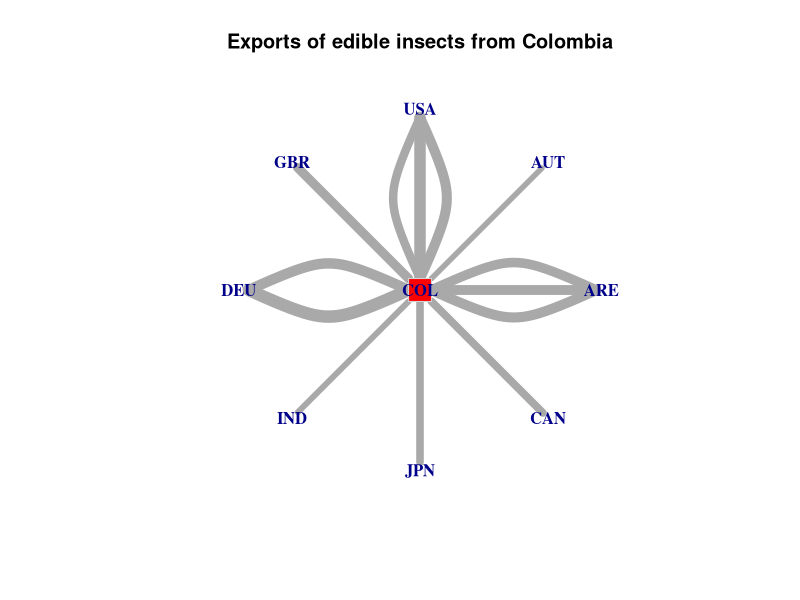
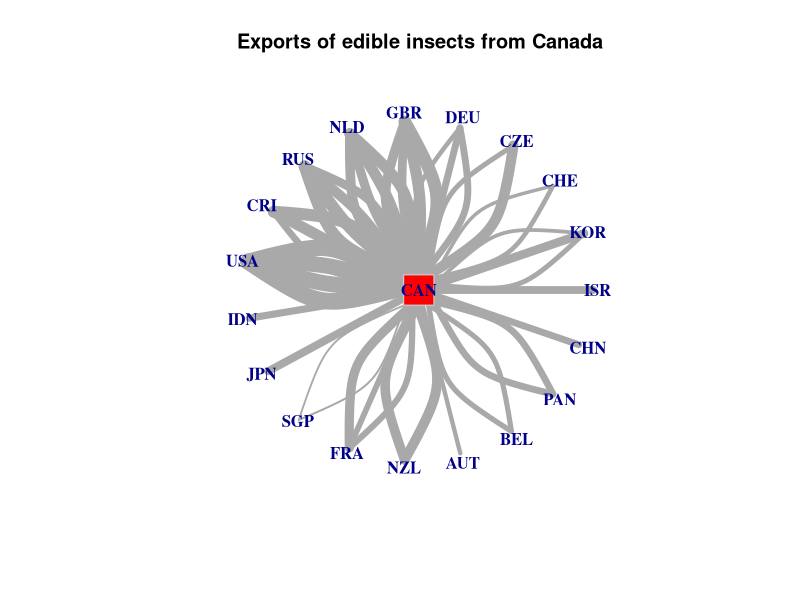
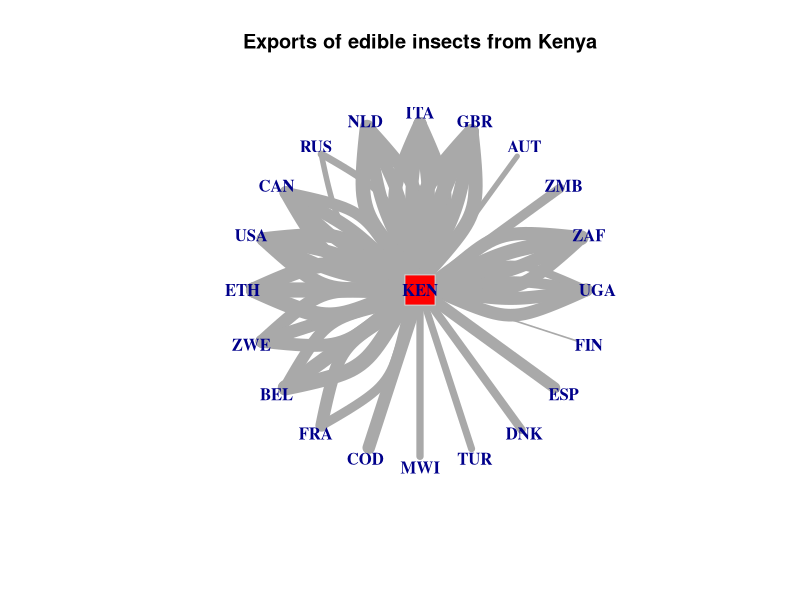
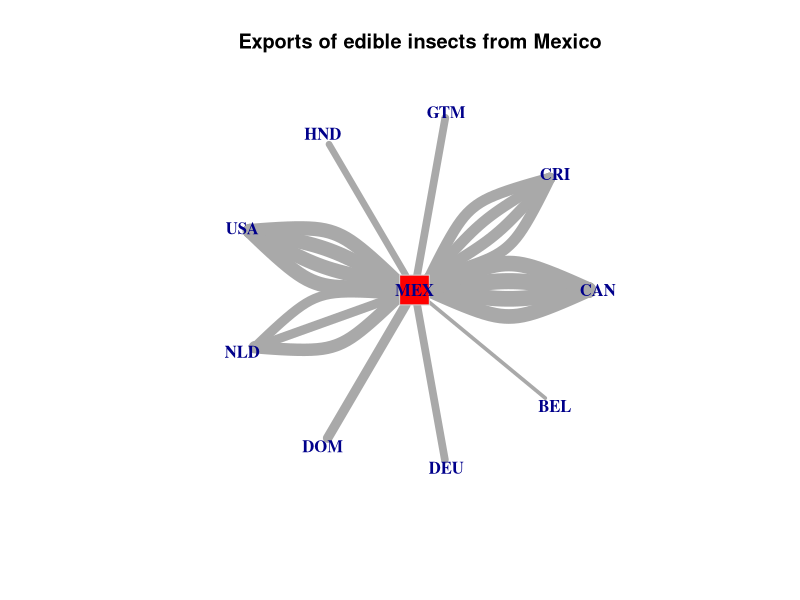
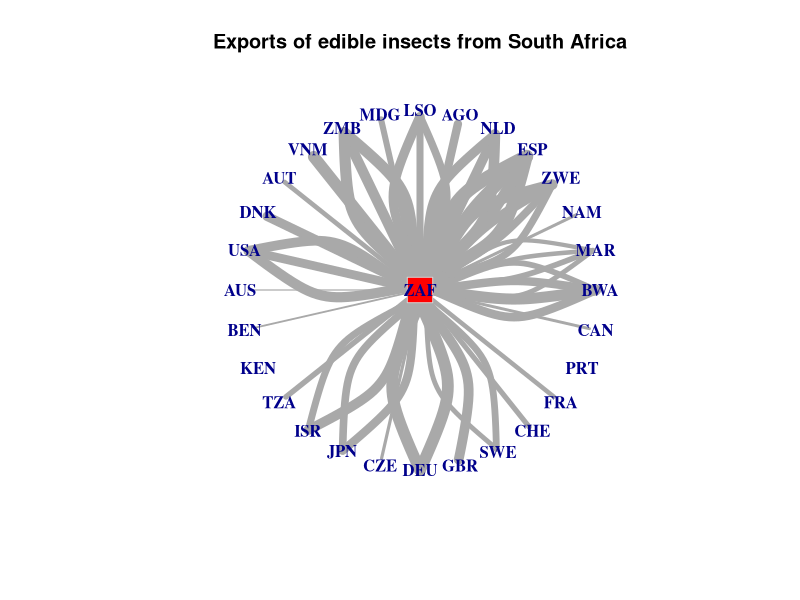

These figures' R source, in order:
library(readr)
Exporters <- read_csv("Data/InsectsLeadingExporters.csv")
ExpImp <- Exporters[c(2,7,8)]
Col <- subset(ExpImp, grepl("COL", ExporterCode))
Can <- subset(ExpImp, grepl("CAN", ExporterCode))
Ken <- subset(ExpImp, grepl("KEN", ExporterCode))
Mex <- subset(ExpImp, grepl("MEX", ExporterCode))
Zaf <- subset(ExpImp, grepl("ZAF", ExporterCode))

library(igraph)
int <- as.matrix(Col[1:2])
net1 <- graph_from_edgelist(int, directed = FALSE)
V(net1)$Country <- c(Col$ExporterCode[[1]], unique(Col$ImporterCode))
V(net1)$Trade <- sum(Col$TradeValue)
E(net1)$TradeValue <- as.numeric(log(Col$TradeValue))

#V(net1)$Importer <- as.factor(Col$Importer)

# Now plot the graph with the new color for the egocentric node
png("FS1.png", width = 7, height = 7, units = 'in', res = 300)
plot(net1,   
     displaylabels = TRUE,   
     edge.width = E(net1)$TradeValue,
     vertex.label.cex=1,
     vertex.size =  ifelse(V(net1)$Country == "COL", log(sum(Col$TradeValue)), log(Col$TradeValue)),     
     vertex.shape = ifelse(V(net1)$Country == "COL", "square", "none"),
     vertex.color = ifelse(V(net1)$Country == "COL", "red", "white"),
     vertex.frame.color = "lightgray",
     vertex.label.font=2,   
     layout = layout_as_star,
     main = "Exports of edible insects from Colombia")
dev.off()

int2 <- as.matrix(Can[1:2])
net2 <- graph_from_edgelist(int2, directed = FALSE)
V(net2)$Country <- c(Can$ExporterCode[[1]], unique(Can$ImporterCode))
V(net2)$Trade <- sum(Can$TradeValue)
E(net2)$TradeValue <- as.numeric(log(Can$TradeValue))

#V(net1)$Importer <- as.factor(Col$Importer)

# Now plot the graph with the new color for the egocentric node
png("FS2.png", width = 7, height = 7, units = 'in', res = 300)
plot(net2,   
     displaylabels = TRUE,   
     edge.width = E(net2)$TradeValue,
     vertex.label.cex=1,
     vertex.size =  ifelse(V(net2)$Country == "CAN", log(sum(Can$TradeValue)), log(Can$TradeValue)),     
     vertex.shape = ifelse(V(net2)$Country == "CAN", "square", "none"),
     vertex.color = ifelse(V(net2)$Country == "CAN", "red", "white"),
     vertex.frame.color = "lightgray",
     vertex.label.font=2,   
     layout = layout_as_star,
     main = "Exports of edible insects from Canada")
dev.off()


int3 <- as.matrix(Ken[1:2])
net3 <- graph_from_edgelist(int3, directed = FALSE)
V(net3)$Country <- c(Ken$ExporterCode[[1]], unique(Ken$ImporterCode))
V(net3)$Trade <- sum(Ken$TradeValue)
E(net3)$TradeValue <- as.numeric(log(Ken$TradeValue))

#V(net1)$Importer <- as.factor(Col$Importer)

# Now plot the graph with the new color for the egocentric node
png("FS3.png", width = 7, height = 7, units = 'in', res = 300)
plot(net3,   
     displaylabels = TRUE,   
     edge.width = E(net3)$TradeValue,
     vertex.label.cex=1,
     vertex.size =  ifelse(V(net3)$Country == "KEN", log(sum(Ken$TradeValue)), log(Ken$TradeValue)),     
     vertex.shape = ifelse(V(net3)$Country == "KEN", "square", "none"),
     vertex.color = ifelse(V(net3)$Country == "KEN", "red", "white"),
     vertex.frame.color = "lightgray",
     vertex.label.font=2,   
     layout = layout_as_star,
     main = "Exports of edible insects from Kenya")
dev.off()


int4 <- as.matrix(Mex[1:2])
net4 <- graph_from_edgelist(int4, directed = FALSE)
V(net4)$Country <- c(Mex$ExporterCode[[1]], unique(Mex$ImporterCode))
V(net4)$Trade <- sum(Mex$TradeValue)
E(net4)$TradeValue <- as.numeric(log(Mex$TradeValue))

#V(net1)$Importer <- as.factor(Col$Importer)

# Now plot the graph with the new color for the egocentric node
png("FS4.png", width = 7, height = 7, units = 'in', res = 300)
plot(net4,   
     displaylabels = TRUE,   
     edge.width = E(net4)$TradeValue,
     vertex.label.cex=1,
     vertex.size =  ifelse(V(net4)$Country == "MEX", log(sum(Mex$TradeValue)), log(Mex$TradeValue)),     
     vertex.shape = ifelse(V(net4)$Country == "MEX", "square", "none"),
     vertex.color = ifelse(V(net4)$Country == "MEX", "red", "white"),
     vertex.frame.color = "lightgray",
     vertex.label.font=2,   
     layout = layout_as_star,
     main = "Exports of edible insects from Mexico")
dev.off()

int5 <- as.matrix(Zaf[1:2])
net5 <- graph_from_edgelist(int5, directed = FALSE)
V(net5)$Country <- c(Zaf$ExporterCode[[1]], unique(Zaf$ImporterCode))
V(net5)$Trade <- sum(Zaf$TradeValue)
E(net5)$TradeValue <- as.numeric(log(Zaf$TradeValue))

#V(net1)$Importer <- as.factor(Col$Importer)

# Now plot the graph with the new color for the egocentric node
png("FS5.png", width = 7, height = 7, units = 'in', res = 300)
plot(net5,   
     displaylabels = TRUE,   
     edge.width = E(net5)$TradeValue,
     vertex.label.cex=1,
     vertex.size =  ifelse(V(net5)$Country == "ZAF", log(sum(Zaf$TradeValue)), log(Zaf$TradeValue)),     
     vertex.shape = ifelse(V(net5)$Country == "ZAF", "square", "none"),
     vertex.color = ifelse(V(net5)$Country == "ZAF", "red", "white"),
     vertex.frame.color = "lightgray",
     vertex.label.font=2,   
     layout = layout_as_star,
     main = "Exports of edible insects from South Africa")
dev.off()

png("FS6.png", width = 3.5, height = 7, units = 'in', res = 300)
plot(NULL, axes = FALSE, xlab = "", ylab = "", xlim = c(0,  2.5), ylim = c(0,  1))
dev.off()

